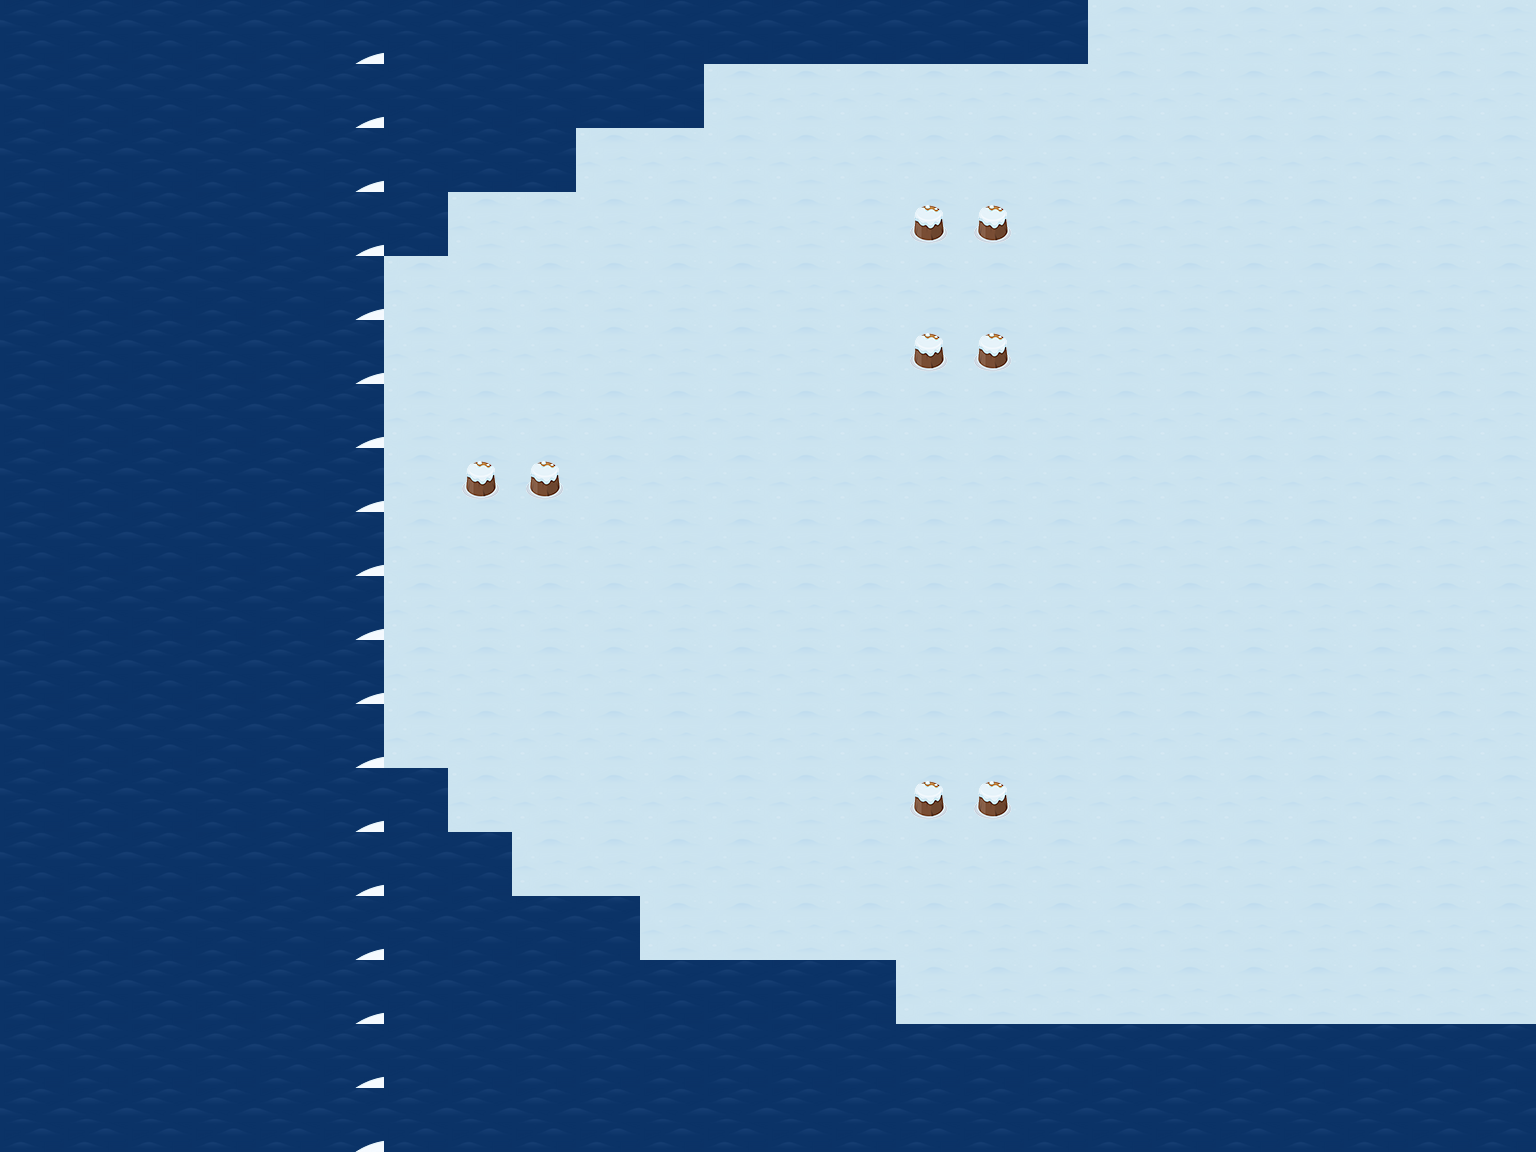

Tiled map render using the project's own tile images. Description and the map definition, with tile-layer contents summarised, below:
An orthogonal 24x18 tile map with 64x64 px tiles, 7 tile layers (flour, onFlour, sinkLayer, blockLayer, ...) and 3 objects.

<map version="1.0" tiledversion="1.1.6" orientation="orthogonal" renderorder="right-down" width="24" height="18" tilewidth="64" tileheight="64" infinite="0" nextobjectid="13">
 <tileset firstgid="1" name="tileSheetWinter" tilewidth="64" tileheight="64" tilecount="247" columns="13">
  <image source="../../ГРАФИКА/SHEETS/winter/tileSheetWinter.png" width="832" height="1216" />
 </tileset>
 <layer name="flour" width="24" height="18">
  <data>[432 cells, 432 non-empty, 2 distinct tile ids]</data>
 </layer>
 <layer name="onFlour" width="24" height="18">
  <data>[432 cells, 8 non-empty, 1 distinct tile ids]</data>
 </layer>
 <layer name="sinkLayer" width="24" height="18">
  <data>[432 cells, 0 non-empty, 0 distinct tile ids]</data>
 </layer>
 <layer name="blockLayer" width="24" height="18">
  <data>[432 cells, 0 non-empty, 0 distinct tile ids]</data>
 </layer>
 <layer name="onBlockLayer" width="24" height="18">
  <data>[432 cells, 0 non-empty, 0 distinct tile ids]</data>
 </layer>
 <layer name="railing" width="24" height="18">
  <data>[432 cells, 0 non-empty, 0 distinct tile ids]</data>
 </layer>
 <objectgroup name="playerLayer" />
 <objectgroup name="objectLayer">
  <object id="10" gid="196" x="770" y="702.167" width="64" height="64">
   <properties>
    <property name="scene" type="int" value="2" />
    <property name="sprite" value="needToHit" />
    <property name="type" value="barrel" />
   </properties>
  </object>
  <object id="11" gid="196" x="769.833" y="511.5" width="64" height="64">
   <properties>
    <property name="scene" type="int" value="1" />
    <property name="sprite" value="needToHit" />
    <property name="type" value="barrel" />
   </properties>
  </object>
  <object id="12" gid="196" x="769.333" y="317.5" width="64" height="64">
   <properties>
    <property name="scene" type="int" value="1" />
    <property name="sprite" value="needToHit" />
    <property name="type" value="barrel" />
   </properties>
  </object>
 </objectgroup>
 <layer name="upperLayer" width="24" height="18">
  <data>[432 cells, 18 non-empty, 1 distinct tile ids]</data>
 </layer>
</map>